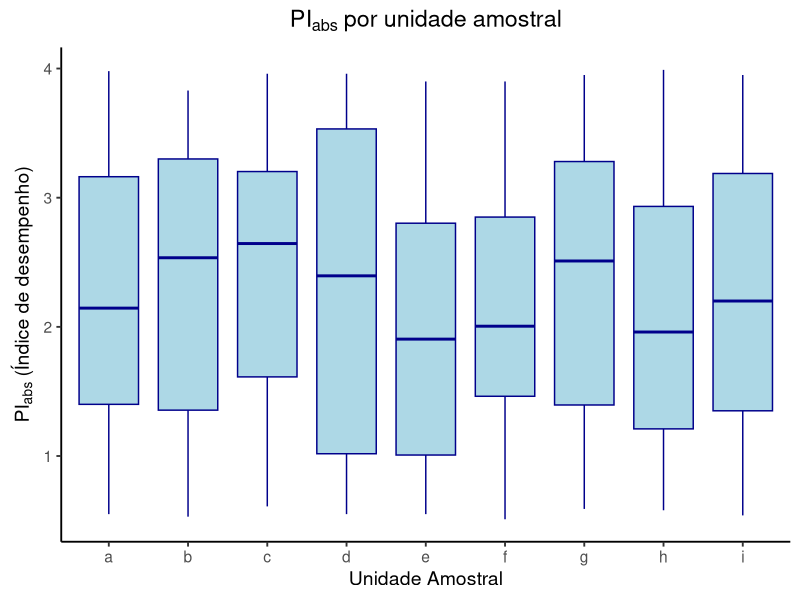
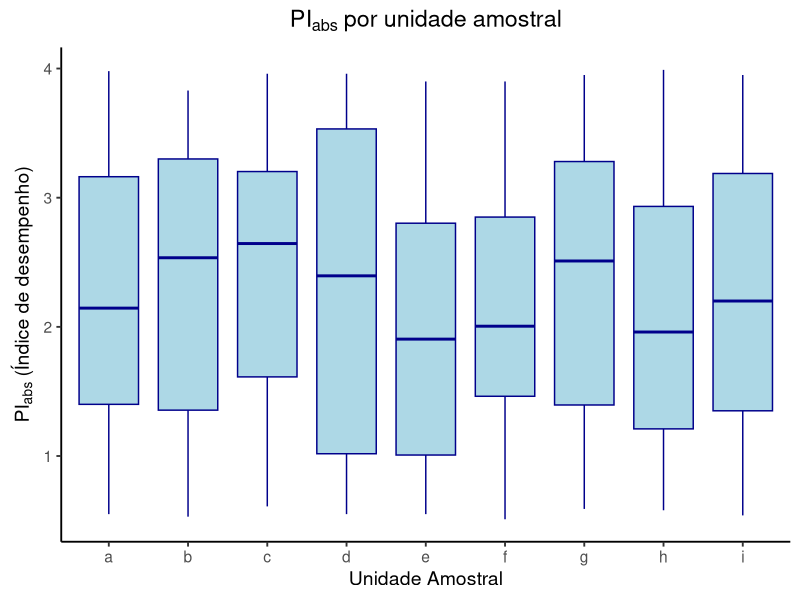
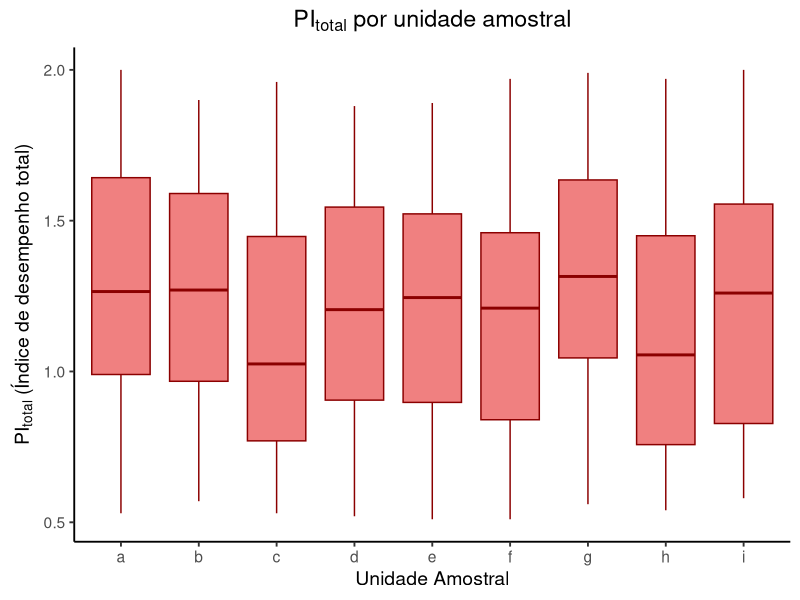

These charts were generated, in order, by the following R code: (Note: this script raises an error after producing the figures.)
# objetivo: verificar a influencia de fatores abioticos em atributos foliares em diferentes altitudes
# OK criar médias por unidades amostrais (grafico de umas duas variáveis)
# OK criar as latitudes e longitudes
# extrair altitude e adicionar na tabela
# Fazer uma regressão altitude e uma resposta
# Fazer mapa das unidades amostrais (9),
# colorir os 20 pontos de cada unidade de acordo com a altitude

### exploratorias dos dados ###

# pacotes necessarios
library(readr)
library(ggplot2)
library(tibble)
library(tidyverse)
library(patchwork)

#carregar planilhas
dados_completos <- read_csv("data/data_tratados/dados_completos.csv")
dados_completos

# excluir coluna 1, que apenas numera as linhas
dados_completos <- dados_completos %>%
  select(-1)

# Calcular média e desvio padrão por unidade_amostral
resumo_por_unidade <- dados_completos %>%
  group_by(unidade_amostral) %>%
  summarise(
    # Aplica a função de média e desvio padrão a todas as colunas que são numéricas
    across(.cols = where(is.numeric),
           .fns = list(Media = mean, DP = sd),
           .names = "{.col}_{.fn}") # Padrão de nomeação das novas colunas: {nome_original}_Media e {nome_original}_DP
  ) %>%
  # Desagrupa
  ungroup()

# Visualizar os resultados
print(resumo_por_unidade)

## graficos de boxplot de PIabs e PItotal por unidade amostral

# Verificar a estrutura da coluna 'unidade_amostral'
str(dados_completos$unidade_amostral)
# transformar unidades amostrais em fator
dados_completos$unidade_amostral <- 
  as.factor(dados_completos$unidade_amostral)

# Boxplot para piabs
plot_piabs <- ggplot(dados_completos, aes(x = unidade_amostral, y = piabs)) +
  geom_boxplot(fill = "lightblue", color = "darkblue") + # Cria o boxplot
  labs(
    title = expression(PI[abs] ~ "por unidade amostral"),
    x = "Unidade Amostral",
    y = expression(PI[abs] ~ "(Índice de desempenho)")
  ) +
  theme_classic(base_size = 14) +
  theme(plot.title = element_text(hjust = 0.5)) # Centraliza o título
plot_piabs

# Boxplot para pitotal
plot_pitotal <- ggplot(dados_completos, aes(x = unidade_amostral, y = pitotal)) +
  geom_boxplot(fill = "lightcoral", color = "darkred") + # Cria o boxplot com cores diferentes
  labs(
    title = expression(PI[total] ~ "por unidade amostral"),
    x = "Unidade Amostral",
    y = expression(PI[total] ~ "(Índice de desempenho total)")
  ) +
  theme_classic(base_size = 14) +
  theme(plot.title = element_text(hjust = 0.5))

# 4. Exibir os gráficos
print(plot_piabs)
print(plot_pitotal)

# Para exibir os dois gráficos lado a lado (requer o pacote 'patchwork')
plots <- plot_piabs + plot_pitotal


# salvando produtos
write.csv(resumo_por_unidade, "outputs/tables/medias_unidade_amostral.csv", 
          row.names = FALSE)
ggsave("outputs/figures/boxplot_pi.png", plot = plots, width = 9, height = 5, dpi = 300)
